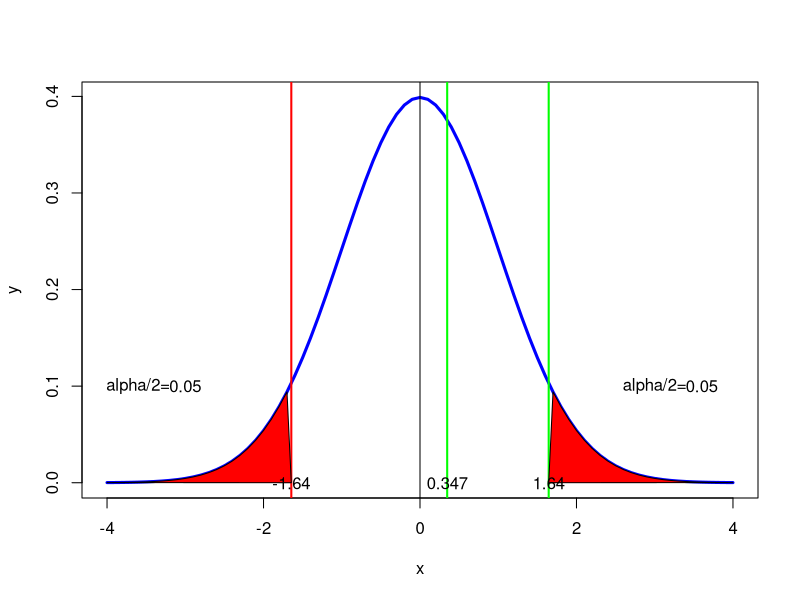

This figure's R source:
#page no 400
library(ggplot2)
n=150
x=43
p_dash=round(x/n,3)
p0=30/100
q0=1-p0
t_stat=abs((p_dash-p0)/(sqrt((p0*q0)/n)))
alpha=(1-0.90)/2
t_c_left=(qt(alpha,df=Inf))
p_value=pt(t_stat,df=Inf)
print(paste("critical value= ",round(t_c_left,2)))
print(paste("t-static =",round(t_stat,3)))
if(t_stat <= t_c_left)
{
  print(paste("left tail : Reject H0"))
}else
{
  print(paste("left tail :Accept H0"))
}
t_c_right=qnorm(1-alpha)
p_value=1-pnorm(t_stat)
if(t_stat >= t_c_right)
{
  print(paste("right tail : Reject H0"))
}else
{
  print(paste("right tail :Accept H0"))
}
two_t_stat=abs((p_dash-p0))/(sqrt((p0*q0)/n))
two_t_critical=qnorm(1-alpha/2)
p_value=2*(1-pnorm(two_t_stat))
if(two_t_stat>=two_t_critical)
{
  print("reject H0")
}else
{
  print("accept H0")
}
x <- seq(-4,4,0.1)
y <- dt(x,df=Inf)
t.val <- qt(0.95,df=Inf)
plot(x,y,type='l',lwd=3,col='blue',xlab='x')
abline(v=0)
abline(v=t_c_left,lwd=2,col='red')
abline(v=t_stat,lwd=2,col='green')
abline(v=abs(t_c_left),lwd=2,col='green')
polygon(c(x[x>=abs(t_c_left)],abs(t_c_left) ),c(y[x>=abs(t_c_left)],0),col="red")
polygon(c(x[x<=t_c_left],t_c_left ),c(y[x<=t_c_left],0),col="red")
text(t_c_left,0,round(t_c_left,2))
text(t_stat,0,round(t_stat,3))
text(abs(t_c_left),0,round(abs(t_c_left),2))
text(3.0,0.1,"alpha/2=")
text(3.6,0.1,alpha)
text(-3.6,0.1,"alpha/2=")
text(-3.0,0.1,alpha)
